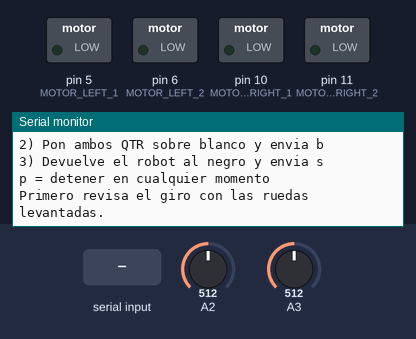
Simulated run of this sketch. Board: Arduino Uno, built with avr-gcc and run on an emulated ATmega328P. Shown: switched loads named in the sketch (green lamp = pin HIGH), the last lines printed to the serial monitor. The test bench sets the inputs (shaded band); at power-on: A2 = 512, A3 = 512.

Above: at 1.3 s.
1.4 s: "p" received over Serial
At 1.8 s:
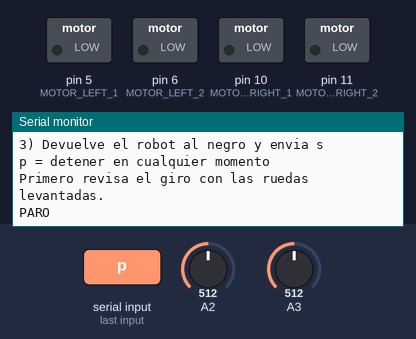
2.9 s: "n" received over Serial
At 4.1 s:
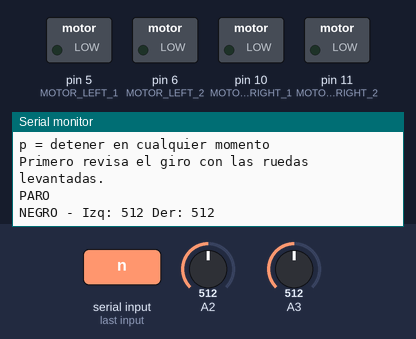
4.4 s: "b" received over Serial
At 5.6 s:
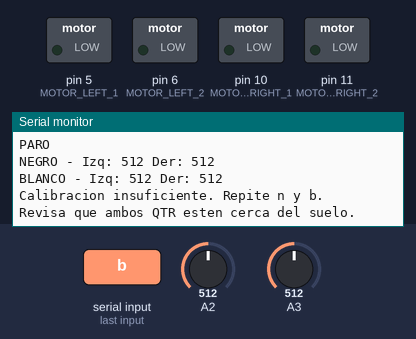

Measured:
- after the input at 1.4 s, the serial monitor: prints a new line at once (image 1)
- after the input at 2.9 s, the serial monitor: prints a new line at once (image 2)
- after the input at 4.4 s, the serial monitor: prints a new line at once (image 3)

The sketch:

prueba_evasion_borde_lenta.ino
```cpp
/*
  TORMENTA NEGRA - E4, VERSION DE AVANCE LENTO
  Prueba integrada de motores y sensores
  Primero calibrar negro/blanco desde el Monitor Serie.
  Inicio: 's' | Paro: 'p'
  Control remoto IR: no incluido en este programa de prueba.
*/

#define MOTOR_LEFT_1   5
#define MOTOR_LEFT_2   6
#define MOTOR_RIGHT_1 10
#define MOTOR_RIGHT_2 11

#define QTR_LEFT   A2
#define QTR_RIGHT  A3

#define IR_LEFT     2
#define IR_MIDDLE  A5
#define IR_RIGHT   A4

// Si una rueda gira hacia atras al pedir avance, cambia 1 por -1.
const int SENTIDO_MOTOR_IZQ = 1;
const int SENTIDO_MOTOR_DER = 1;

const int V_AVANCE   = 105;
const int V_RETROCESO = 145;
const int V_GIRO      = 155;

const unsigned long TIEMPO_RETROCESO = 400; // ms
const unsigned long TIEMPO_GIRO      = 450; // ms
const unsigned long MAX_TIEMPO_PRUEBA = 15000; // 15 s

enum Estado { PARADO, AVANZANDO, RETROCEDIENDO, GIRANDO };
Estado estado = PARADO;

bool negroListo = false;
bool blancoListo = false;
bool calibrado = false;

int negroI = 0, negroD = 0;
int blancoI = 0, blancoD = 0;
int umbralI = 0, umbralD = 0;

// 1 = derecha, -1 = izquierda
int direccionGiro = 1;
unsigned long inicioEstado = 0;
unsigned long inicioPrueba = 0;
unsigned long ultimoReporte = 0;

void moverMotor(int pin1, int pin2, int velocidad) {
  int pwm = constrain(abs(velocidad), 0, 255);

  if (velocidad > 0) {
    analogWrite(pin1, pwm);
    analogWrite(pin2, 0);
  } else if (velocidad < 0) {
    analogWrite(pin1, 0);
    analogWrite(pin2, pwm);
  } else {
    analogWrite(pin1, 0);
    analogWrite(pin2, 0);
  }
}

void motores(int izquierda, int derecha) {
  moverMotor(MOTOR_LEFT_1, MOTOR_LEFT_2,
             izquierda * SENTIDO_MOTOR_IZQ);
  moverMotor(MOTOR_RIGHT_1, MOTOR_RIGHT_2,
             derecha * SENTIDO_MOTOR_DER);
}

void detener() {
  motores(0, 0);
  estado = PARADO;
}

void ponerEstado(Estado nuevo) {
  estado = nuevo;
  inicioEstado = millis();
}

int promedioQTR(int pin) {
  long suma = 0;
  for (int i = 0; i < 12; i++) {
    suma += analogRead(pin);
  }
  return suma / 12;
}

void actualizarCalibracion() {
  calibrado = false;

  if (!negroListo || !blancoListo) return;

  // En QTR-1A normalmente blanco = lectura menor.
  if (negroI - blancoI < 50 || negroD - blancoD < 50) {
    Serial.println("Calibracion insuficiente. Repite n y b.");
    Serial.println("Revisa que ambos QTR esten cerca del suelo.");
    return;
  }

  umbralI = (negroI + blancoI) / 2;
  umbralD = (negroD + blancoD) / 2;
  calibrado = true;

  Serial.print("Umbral izquierdo: ");
  Serial.println(umbralI);
  Serial.print("Umbral derecho: ");
  Serial.println(umbralD);
  Serial.println("Calibrado. Envia s para iniciar o p para parar.");
}

void leerComandos() {
  while (Serial.available()) {
    char c = Serial.read();

    if (c == 'p' || c == 'P') {
      detener();
      Serial.println("PARO");
    }
    else if (c == 'n' || c == 'N') {
      detener();
      negroI = promedioQTR(QTR_LEFT);
      negroD = promedioQTR(QTR_RIGHT);
      negroListo = true;
      Serial.print("NEGRO - Izq: ");
      Serial.print(negroI);
      Serial.print(" Der: ");
      Serial.println(negroD);
      actualizarCalibracion();
    }
    else if (c == 'b' || c == 'B') {
      detener();
      blancoI = promedioQTR(QTR_LEFT);
      blancoD = promedioQTR(QTR_RIGHT);
      blancoListo = true;
      Serial.print("BLANCO - Izq: ");
      Serial.print(blancoI);
      Serial.print(" Der: ");
      Serial.println(blancoD);
      actualizarCalibracion();
    }
    else if (c == 's' || c == 'S') {
      if (!calibrado) {
        Serial.println("Primero calibra: n sobre negro, b sobre blanco.");
      } else {
        inicioPrueba = millis();
        ponerEstado(AVANZANDO);
        Serial.println("INICIO DE PRUEBA - 15 SEGUNDOS");
      }
    }
  }
}

void setup() {
  Serial.begin(9600);

  pinMode(MOTOR_LEFT_1, OUTPUT);
  pinMode(MOTOR_LEFT_2, OUTPUT);
  pinMode(MOTOR_RIGHT_1, OUTPUT);
  pinMode(MOTOR_RIGHT_2, OUTPUT);

  pinMode(IR_LEFT, INPUT);
  pinMode(IR_MIDDLE, INPUT);
  pinMode(IR_RIGHT, INPUT);

  detener();

  Serial.println("=== TORMENTA NEGRA / E4 - VELOCIDAD 105 ===");
  Serial.println("1) Pon ambos QTR sobre negro y envia n");
  Serial.println("2) Pon ambos QTR sobre blanco y envia b");
  Serial.println("3) Devuelve el robot al negro y envia s");
  Serial.println("p = detener en cualquier momento");
  Serial.println("Primero revisa el giro con las ruedas levantadas.");
}

void loop() {
  leerComandos();

  unsigned long ahora = millis();

  if (estado == PARADO) return;

  if (ahora - inicioPrueba >= MAX_TIEMPO_PRUEBA) {
    detener();
    Serial.println("FIN DE PRUEBA: PARO AUTOMATICO");
    return;
  }

  if (estado == AVANZANDO) {
    int qI = promedioQTR(QTR_LEFT);
    int qD = promedioQTR(QTR_RIGHT);

    bool blancoIzq = (qI < umbralI);
    bool blancoDer = (qD < umbralD);

    if (ahora - ultimoReporte >= 300) {
      ultimoReporte = ahora;
      Serial.print("QTR Izq: ");
      Serial.print(qI);
      Serial.print(" | Der: ");
      Serial.print(qD);
      Serial.print(" | IR: ");
      Serial.print(digitalRead(IR_LEFT));
      Serial.print(",");
      Serial.print(digitalRead(IR_MIDDLE));
      Serial.print(",");
      Serial.println(digitalRead(IR_RIGHT));
    }

    if (blancoIzq || blancoDer) {
      // Si el blanco esta a la izquierda, giramos a la derecha.
      direccionGiro = blancoIzq ? 1 : -1;

      Serial.print("BORDE DETECTADO: ");
      Serial.println(blancoIzq ? "IZQUIERDA" : "DERECHA");

      ponerEstado(RETROCEDIENDO);
      motores(-V_RETROCESO, -V_RETROCESO);
    } else {
      motores(V_AVANCE, V_AVANCE);
    }
  }
  else if (estado == RETROCEDIENDO) {
    motores(-V_RETROCESO, -V_RETROCESO);

    if (ahora - inicioEstado >= TIEMPO_RETROCESO) {
      ponerEstado(GIRANDO);
    }
  }
  else if (estado == GIRANDO) {
    if (direccionGiro == 1) {
      motores(V_GIRO, -V_GIRO);  // Giro derecha
    } else {
      motores(-V_GIRO, V_GIRO);  // Giro izquierda
    }

    if (ahora - inicioEstado >= TIEMPO_GIRO) {
      ponerEstado(AVANZANDO);
    }
  }
}
```
